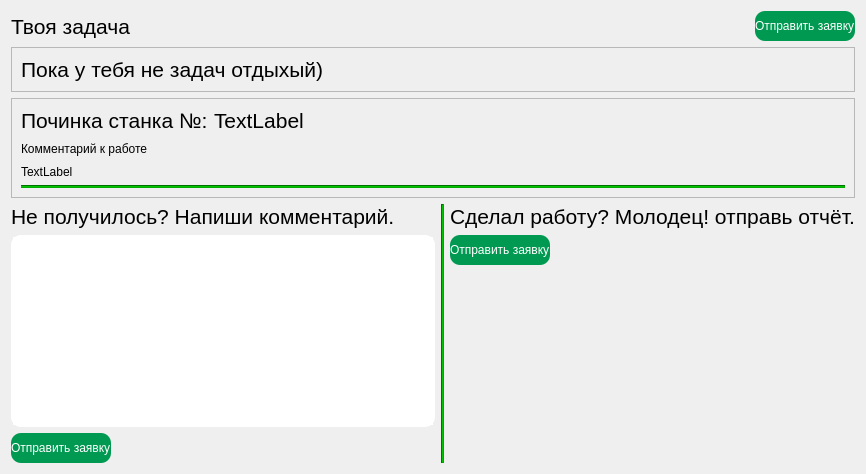
         <widget class="QWidget" name="tasks_page">
          <layout class="QVBoxLayout" name="verticalLayout_13">
           <item>
            <layout class="QHBoxLayout" name="horizontalLayout_34">
             <item>
              <layout class="QVBoxLayout" name="verticalLayout_19">
               <item>
                <layout class="QHBoxLayout" name="horizontalLayout_32">
                 <item>
                  <widget class="QLabel" name="label_19">
                   <property name="font">
                    <font>
                     <pointsize>16</pointsize>
                    </font>
                   </property>
                   <property name="text">
                    <string>Твоя задача</string>
                   </property>
                  </widget>
                 </item>
                 <item>
                  <spacer name="horizontalSpacer_18">
                   <property name="orientation">
                    <enum>Qt::Horizontal</enum>
                   </property>
                   <property name="sizeHint" stdset="0">
                    <size>
                     <width>40</width>
                     <height>20</height>
                    </size>
                   </property>
                  </spacer>
                 </item>
                 <item>
                  <widget class="QPushButton" name="pushButton_update_task">
                   <property name="styleSheet">
                    <string notr="true">
                                                                QPushButton{
                                                                color: white;
                                                                text-align:left;
                                                                background-color: rgb(0, 153, 81);
                                                                height: 30px;
                                                                border:none;
                                                                border-radius: 10px;
                                                                border-bottom-radius: 10px;
                                                                }
                                                            </string>
                   </property>
                   <property name="text">
                    <string>Отправить заявку</string>
                   </property>
                  </widget>
                 </item>
                </layout>
               </item>
               <item>
                <widget class="QFrame" name="frame_2">
                 <property name="sizePolicy">
                  <sizepolicy hsizetype="Expanding" vsizetype="Expanding">
                   <horstretch>0</horstretch>
                   <verstretch>0</verstretch>
                  </sizepolicy>
                 </property>
                 <property name="frameShape">
                  <enum>QFrame::StyledPanel</enum>
                 </property>
                 <property name="frameShadow">
                  <enum>QFrame::Raised</enum>
                 </property>
                 <layout class="QVBoxLayout" name="verticalLayout_24">
                  <item>
                   <widget class="QLabel" name="label_38">
                    <property name="font">
                     <font>
                      <pointsize>16</pointsize>
                     </font>
                    </property>
                    <property name="text">
                     <string>Пока у тебя не задач отдыхый)</string>
                    </property>
                   </widget>
                  </item>
                 </layout>
                </widget>
               </item>
               <item>
                <widget class="QFrame" name="frame">
                 <property name="sizePolicy">
                  <sizepolicy hsizetype="Expanding" vsizetype="Expanding">
                   <horstretch>0</horstretch>
                   <verstretch>0</verstretch>
                  </sizepolicy>
                 </property>
                 <property name="frameShape">
                  <enum>QFrame::StyledPanel</enum>
                 </property>
                 <property name="frameShadow">
                  <enum>QFrame::Raised</enum>
                 </property>
                 <layout class="QVBoxLayout" name="verticalLayout_23">
                  <item>
                   <layout class="QHBoxLayout" name="horizontalLayout_39">
                    <item>
                     <widget class="QLabel" name="label_39">
                      <property name="font">
                       <font>
                        <pointsize>16</pointsize>
                       </font>
                      </property>
                      <property name="text">
                       <string>Починка станка №:</string>
                      </property>
                     </widget>
                    </item>
                    <item>
                     <widget class="QLabel" name="label_number_machine">
                      <property name="font">
                       <font>
                        <pointsize>16</pointsize>
                       </font>
                      </property>
                      <property name="text">
                       <string>TextLabel</string>
                      </property>
                     </widget>
                    </item>
                    <item>
                     <spacer name="horizontalSpacer_12">
                      <property name="orientation">
                       <enum>Qt::Horizontal</enum>
                      </property>
                      <property name="sizeHint" stdset="0">
                       <size>
                        <width>40</width>
                        <height>20</height>
                       </size>
                      </property>
                     </spacer>
                    </item>
                   </layout>
                  </item>
                  <item>
                   <layout class="QVBoxLayout" name="verticalLayout_22">
                    <item>
                     <layout class="QHBoxLayout" name="horizontalLayout_40">
                      <item>
                       <widget class="QLabel" name="label_41">
                        <property name="text">
                         <string>Комментарий к работе</string>
                        </property>
                       </widget>
                      </item>
                      <item>
                       <spacer name="horizontalSpacer_24">
                        <property name="orientation">
                         <enum>Qt::Horizontal</enum>
                        </property>
                        <property name="sizeHint" stdset="0">
                         <size>
                          <width>40</width>
                          <height>20</height>
                         </size>
                        </property>
                       </spacer>
                      </item>
                     </layout>
                    </item>
                    <item>
                     <widget class="QLabel" name="label_coment_disp">
                      <property name="text">
                       <string>TextLabel</string>
                      </property>
                     </widget>
                    </item>
                   </layout>
                  </item>
                  <item>
                   <widget class="Line" name="line">
                    <property name="styleSheet">
                     <string notr="true">background-color: rgb(0, 170, 0);</string>
                    </property>
                    <property name="orientation">
                     <enum>Qt::Horizontal</enum>
                    </property>
                   </widget>
                  </item>
                 </layout>
                </widget>
               </item>
              </layout>
             </item>
             <item>
              <layout class="QVBoxLayout" name="verticalLayout_18">
               <item>
                <layout class="QHBoxLayout" name="horizontalLayout_26"/>
               </item>
               <item>
                <layout class="QHBoxLayout" name="horizontalLayout_27"/>
               </item>
              </layout>
             </item>
            </layout>
           </item>
           <item>
            <layout class="QHBoxLayout" name="horizontalLayout_31">
             <item>
              <layout class="QVBoxLayout" name="verticalLayout_16">
               <item>
                <layout class="QHBoxLayout" name="horizontalLayout_28">
                 <item>
                  <widget class="QLabel" name="label_22">
                   <property name="font">
                    <font>
                     <pointsize>16</pointsize>
                    </font>
                   </property>
                   <property name="text">
                    <string>Не получилось? Напиши комментарий.</string>
                   </property>
                  </widget>
                 </item>
                 <item>
                  <spacer name="horizontalSpacer_14">
                   <property name="orientation">
                    <enum>Qt::Horizontal</enum>
                   </property>
                   <property name="sizeHint" stdset="0">
                    <size>
                     <width>40</width>
                     <height>20</height>
                    </size>
                   </property>
                  </spacer>
                 </item>
                </layout>
               </item>
               <item>
                <widget class="QTextEdit" name="textEdit_com__unsucses">
                 <property name="styleSheet">
                  <string notr="true">border: 2px solid white;
                                                    border-radius: 10px;
                                                    color: white;
                                                </string>
                 </property>
                </widget>
               </item>
               <item>
                <layout class="QHBoxLayout" name="horizontalLayout_29">
                 <item>
                  <widget class="QPushButton" name="pushButton_send_order_unsucses">
                   <property name="styleSheet">
                    <string notr="true">
                                                                QPushButton{
                                                                color: white;
                                                                text-align:left;
                                                                background-color: rgb(0, 153, 81);
                                                                height: 30px;
                                                                border:none;
                                                                border-radius: 10px;
                                                                border-bottom-radius: 10px;
                                                                }
                                                            </string>
                   </property>
                   <property name="text">
                    <string>Отправить заявку</string>
                   </property>
                  </widget>
                 </item>
                 <item>
                  <spacer name="horizontalSpacer_15">
                   <property name="orientation">
                    <enum>Qt::Horizontal</enum>
                   </property>
                   <property name="sizeHint" stdset="0">
                    <size>
                     <width>40</width>
                     <height>20</height>
                    </size>
                   </property>
                  </spacer>
                 </item>
                </layout>
               </item>
              </layout>
             </item>
             <item>
              <widget class="Line" name="line_2">
               <property name="styleSheet">
                <string notr="true">background-color: rgb(0, 170, 0);</string>
               </property>
               <property name="orientation">
                <enum>Qt::Vertical</enum>
               </property>
              </widget>
             </item>
             <item>
              <layout class="QVBoxLayout" name="verticalLayout_17">
               <item>
                <widget class="QLabel" name="label_2">
                 <property name="sizePolicy">
                  <sizepolicy hsizetype="Expanding" vsizetype="Preferred">
                   <horstretch>0</horstretch>
                   <verstretch>0</verstretch>
                  </sizepolicy>
                 </property>
                 <property name="font">
                  <font>
                   <pointsize>16</pointsize>
                  </font>
                 </property>
                 <property name="text">
                  <string>Сделал работу? Молодец! отправь отчёт.</string>
                 </property>
                </widget>
               </item>
               <item>
                <layout class="QHBoxLayout" name="horizontalLayout_30">
                 <item>
                  <widget class="QPushButton" name="pushButton_send_order_sucses">
                   <property name="styleSheet">
                    <string notr="true">
                                                                QPushButton{
                                                                color: white;
                                                                text-align:left;
                                                                background-color: rgb(0, 153, 81);
                                                                height: 30px;
                                                                border:none;
                                                                border-radius: 10px;
                                                                border-bottom-radius: 10px;
                                                                }
                                                            </string>
                   </property>
                   <property name="text">
                    <string>Отправить заявку</string>
                   </property>
                  </widget>
                 </item>
                 <item>
                  <spacer name="horizontalSpacer_16">
                   <property name="orientation">
                    <enum>Qt::Horizontal</enum>
                   </property>
                   <property name="sizeHint" stdset="0">
                    <size>
                     <width>40</width>
                     <height>20</height>
                    </size>
                   </property>
                  </spacer>
                 </item>
                </layout>
               </item>
               <item>
                <spacer name="verticalSpacer_3">
                 <property name="orientation">
                  <enum>Qt::Vertical</enum>
                 </property>
                 <property name="sizeHint" stdset="0">
                  <size>
                   <width>20</width>
                   <height>40</height>
                  </size>
                 </property>
                </spacer>
               </item>
              </layout>
             </item>
            </layout>
           </item>
          </layout>
         </widget>
